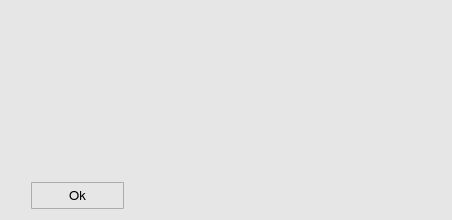
<?xml version="1.0" encoding="UTF-8"?>
<ui version="4.0">
 <class>aboutWindow</class>
 <widget class="QWidget" name="aboutWindow">
  <property name="geometry">
   <rect>
    <x>0</x>
    <y>0</y>
    <width>452</width>
    <height>220</height>
   </rect>
  </property>
  <property name="sizePolicy">
   <sizepolicy hsizetype="Preferred" vsizetype="Preferred">
    <horstretch>0</horstretch>
    <verstretch>0</verstretch>
   </sizepolicy>
  </property>
  <property name="minimumSize">
   <size>
    <width>450</width>
    <height>220</height>
   </size>
  </property>
  <property name="maximumSize">
   <size>
    <width>452</width>
    <height>16777215</height>
   </size>
  </property>
  <property name="font">
   <font>
    <family>FreeSans</family>
    <pointsize>10</pointsize>
    <weight>50</weight>
    <bold>false</bold>
    <stylestrategy>PreferAntialias</stylestrategy>
    <kerning>true</kerning>
   </font>
  </property>
  <property name="windowTitle">
   <string>About ECMWF Data Downloader</string>
  </property>
  <property name="windowIcon">
   <iconset>
    <normaloff>icons/about_popup_icon.svg</normaloff>icons/about_popup_icon.svg</iconset>
  </property>
  <property name="styleSheet">
   <string notr="true">QWidget {
	background-color: rgb(230,230,230);
}</string>
  </property>
  <layout class="QGridLayout" name="gridLayout">
   <item row="0" column="0">
    <layout class="QVBoxLayout" name="verticalLayout_2">
     <item>
      <layout class="QHBoxLayout" name="horizontalLayout">
       <item>
        <layout class="QVBoxLayout" name="verticalLayout">
         <item>
          <widget class="QLabel" name="aw_label_2">
           <property name="minimumSize">
            <size>
             <width>50</width>
             <height>50</height>
            </size>
           </property>
           <property name="maximumSize">
            <size>
             <width>50</width>
             <height>50</height>
            </size>
           </property>
           <property name="text">
            <string/>
           </property>
           <property name="pixmap">
            <pixmap>icons/about_popup_icon.svg</pixmap>
           </property>
           <property name="scaledContents">
            <bool>true</bool>
           </property>
          </widget>
         </item>
         <item>
          <spacer name="verticalSpacer">
           <property name="orientation">
            <enum>Qt::Vertical</enum>
           </property>
           <property name="sizeHint" stdset="0">
            <size>
             <width>20</width>
             <height>40</height>
            </size>
           </property>
          </spacer>
         </item>
        </layout>
       </item>
       <item>
        <spacer name="horizontalSpacer">
         <property name="orientation">
          <enum>Qt::Horizontal</enum>
         </property>
         <property name="sizeType">
          <enum>QSizePolicy::Fixed</enum>
         </property>
         <property name="sizeHint" stdset="0">
          <size>
           <width>20</width>
           <height>20</height>
          </size>
         </property>
        </spacer>
       </item>
       <item>
        <widget class="QLabel" name="aw_label_1">
         <property name="sizePolicy">
          <sizepolicy hsizetype="Preferred" vsizetype="Preferred">
           <horstretch>0</horstretch>
           <verstretch>0</verstretch>
          </sizepolicy>
         </property>
         <property name="minimumSize">
          <size>
           <width>0</width>
           <height>0</height>
          </size>
         </property>
         <property name="maximumSize">
          <size>
           <width>16777215</width>
           <height>16777215</height>
          </size>
         </property>
         <property name="font">
          <font>
           <family>FreeSans</family>
           <pointsize>10</pointsize>
           <weight>50</weight>
           <bold>false</bold>
           <stylestrategy>PreferAntialias</stylestrategy>
           <kerning>true</kerning>
          </font>
         </property>
         <property name="frameShape">
          <enum>QFrame::NoFrame</enum>
         </property>
         <property name="frameShadow">
          <enum>QFrame::Plain</enum>
         </property>
         <property name="lineWidth">
          <number>1</number>
         </property>
         <property name="midLineWidth">
          <number>0</number>
         </property>
         <property name="text">
          <string>&lt;html&gt;&lt;head/&gt;&lt;body&gt;&lt;p&gt;&lt;br/&gt;&lt;/p&gt;&lt;/body&gt;&lt;/html&gt;</string>
         </property>
         <property name="textFormat">
          <enum>Qt::AutoText</enum>
         </property>
         <property name="scaledContents">
          <bool>false</bool>
         </property>
         <property name="alignment">
          <set>Qt::AlignJustify|Qt::AlignTop</set>
         </property>
         <property name="wordWrap">
          <bool>true</bool>
         </property>
        </widget>
       </item>
      </layout>
     </item>
     <item>
      <spacer name="verticalSpacer_2">
       <property name="orientation">
        <enum>Qt::Vertical</enum>
       </property>
       <property name="sizeType">
        <enum>QSizePolicy::Fixed</enum>
       </property>
       <property name="sizeHint" stdset="0">
        <size>
         <width>20</width>
         <height>10</height>
        </size>
       </property>
      </spacer>
     </item>
     <item>
      <layout class="QHBoxLayout" name="horizontalLayout_2">
       <item>
        <spacer name="horizontalSpacer_3">
         <property name="orientation">
          <enum>Qt::Horizontal</enum>
         </property>
         <property name="sizeType">
          <enum>QSizePolicy::Fixed</enum>
         </property>
         <property name="sizeHint" stdset="0">
          <size>
           <width>20</width>
           <height>20</height>
          </size>
         </property>
        </spacer>
       </item>
       <item>
        <widget class="QToolButton" name="aw_okButton">
         <property name="minimumSize">
          <size>
           <width>93</width>
           <height>27</height>
          </size>
         </property>
         <property name="maximumSize">
          <size>
           <width>93</width>
           <height>27</height>
          </size>
         </property>
         <property name="font">
          <font>
           <family>FreeSans</family>
           <pointsize>10</pointsize>
           <weight>50</weight>
           <bold>false</bold>
           <stylestrategy>PreferDefault</stylestrategy>
           <kerning>true</kerning>
          </font>
         </property>
         <property name="styleSheet">
          <string notr="true">QToolButton {
	border: 1px solid #acacac;
	border-radius: 1px;
	background-color: qlineargradient(x1:0, y1:0, x2:0, y2:1,
									stop:0 #f0f0f0, stop:1 #e5e5e5);
}

QToolButton:hover {
	border: 1px solid #7eb4ea;
	border-radius: 1px;
	background-color: qlineargradient(x1:0, y1:0, x2:0, y2:1,
									stop:0 #ecf4fc, stop:1 #dcecfc);
}

QToolButton:pressed {
	border: 1px solid #579de5;
	border-radius: 1px;
	background-color: qlineargradient(x1:0, y1:0, x2:0, y2:1,
									stop:0 #daecfc, stop:1 #c4e0fc);
}</string>
         </property>
         <property name="text">
          <string>Ok</string>
         </property>
        </widget>
       </item>
       <item>
        <spacer name="horizontalSpacer_4">
         <property name="orientation">
          <enum>Qt::Horizontal</enum>
         </property>
         <property name="sizeHint" stdset="0">
          <size>
           <width>40</width>
           <height>20</height>
          </size>
         </property>
        </spacer>
       </item>
      </layout>
     </item>
    </layout>
   </item>
  </layout>
 </widget>
 <resources/>
 <connections/>
</ui>
